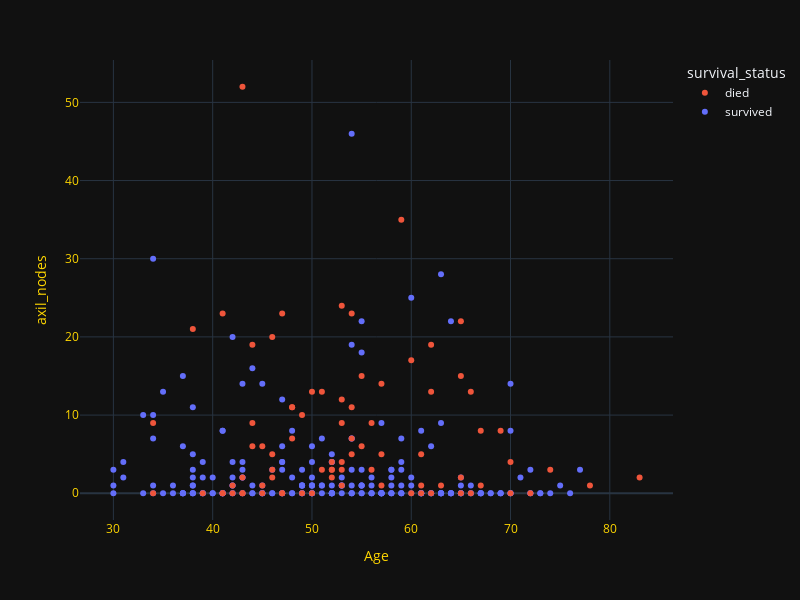

Notebook source saved alongside this figure:
### Markdown cell above
## 2.3 2D Scatter Plot (Dark)

### Code cell
fig = px.scatter(data_frame=haberman, x="Age", y="axil_nodes", color="survival_status", template="plotly_dark")
fig.update_layout(
    width=800, 
    height=600, 
    xaxis=dict(
        title="Age", 
        color="#FFD700"
    ),
    yaxis=dict(
        title="axil_nodes", 
        color="#FFD700"
    ),
    legend_traceorder="reversed"
)

### Figure 1 — Plotly figure (JSON) as saved in the notebook; plotly's stock layout.template omitted (floating-point values rounded to 4 significant figures; data arrays with more than 128 entries replaced by an {"elided": "..."} marker saying what was removed)
{"data": [{"hovertemplate": "survival_status=survived<br>Age=%{x}<br>axil_nodes=%{y}<extra></extra>", "legendgroup": "survived", "marker": {"color": "#636efa", "symbol": "circle"}, "mode": "markers", "name": "survived", "orientation": "v", "showlegend": true, "type": "scatter", "x": {"elided": "225 int values"}, "xaxis": "x", "y": {"elided": "225 int values"}, "yaxis": "y"}, {"hovertemplate": "survival_status=died<br>Age=%{x}<br>axil_nodes=%{y}<extra></extra>", "legendgroup": "died", "marker": {"color": "#EF553B", "symbol": "circle"}, "mode": "markers", "name": "died", "orientation": "v", "showlegend": true, "type": "scatter", "x": [34, 34, 38, 39, 41, 41, 41, 42, 42, 43, 43, 43, 43, 44, 44, 44, 45, 45, 45, 46, 46, 46, 46, 47, 47, 47, 48, 48, 48, 49, 49, 50, 50, 51, 51, 52, 52, 52, 52, 53, 53, 53, 53, 53, 53, 54, 54, 54, 54, 55, 55, 56, 56, 57, 57, 57, 59, 60, 60, 61, 61, 61, 62, 62, 62, 63, 65, 65, 65, 65, 66, 66, 67, 67, 69, 70, 70, 72, 74, 78, 83], "xaxis": "x", "y": [0, 9, 21, 0, 23, 0, 0, 1, 0, 52, 2, 0, 0, 6, 9, 19, 6, 0, 1, 2, 3, 5, 20, 23, 0, 0, 11, 11, 7, 0, 10, 13, 0, 13, 3, 3, 2, 3, 4, 4, 1, 3, 9, 24, 12, 11, 23, 5, 7, 6, 15, 9, 3, 5, 14, 1, 35, 17, 0, 5, 0, 1, 13, 0, 19, 1, 0, 2, 22, 15, 0, 13, 8, 1, 8, 0, 4, 0, 3, 1, 2], "yaxis": "y"}], "layout": {"height": 600, "legend": {"title": {"text": "survival_status"}, "tracegroupgap": 0, "traceorder": "reversed"}, "margin": {"t": 60}, "width": 800, "xaxis": {"anchor": "y", "color": "#FFD700", "domain": [0, 1], "title": {"text": "Age"}}, "yaxis": {"anchor": "x", "color": "#FFD700", "domain": [0, 1], "title": {"text": "axil_nodes"}}}}
